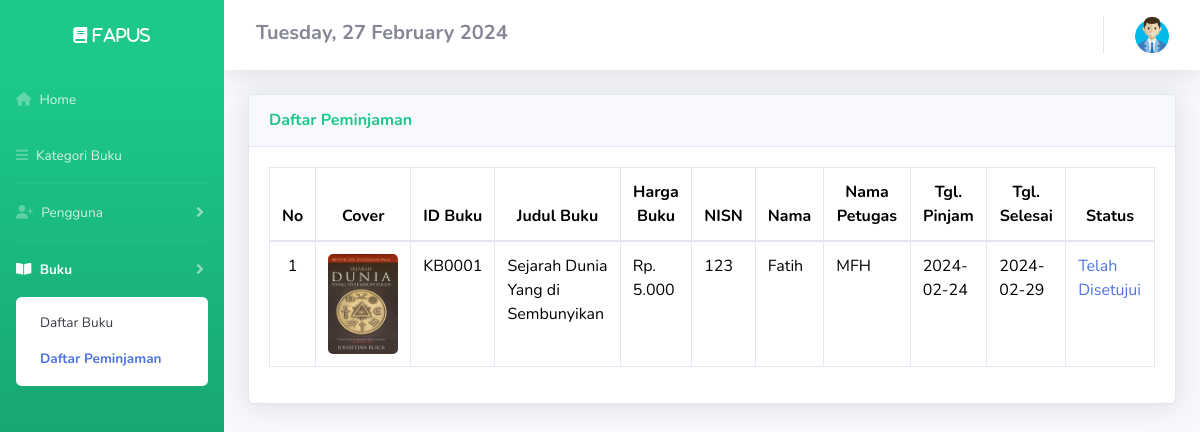
Before: /DashboardAdmin/peminjaman.php (signed in) with the older database file.
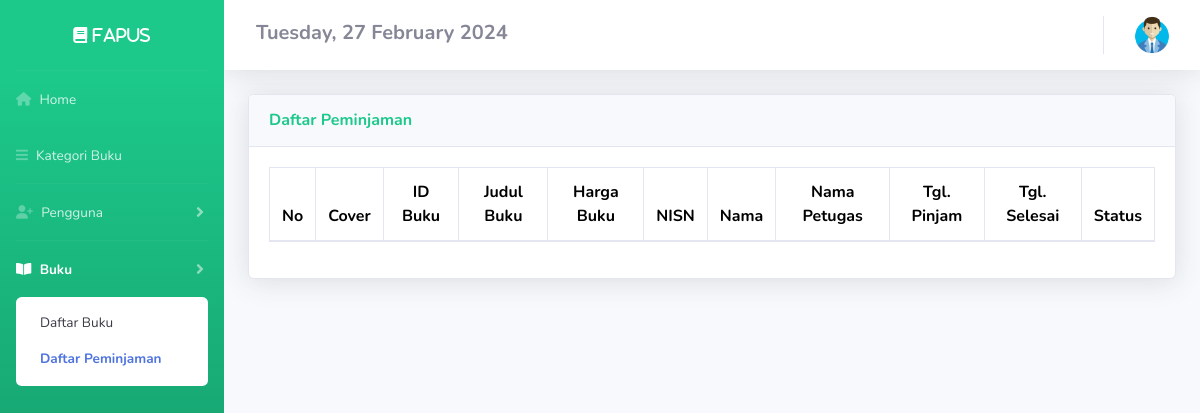
After: the same page with the newer database file.
### tables this page shows
CREATE TABLE `peminjaman` (
  `id` int(11) NOT NULL,
  `id_buku` varchar(20) NOT NULL,
  `nisn` int(11) NOT NULL,
  `id_user` int(11) NOT NULL,
  `tgl_pinjam` date NOT NULL,
  `tgl_kembali` date NOT NULL,
  `harga` varchar(255) NOT NULL,
  `status` int(11) NOT NULL
);

CREATE TABLE `buku` (
  `cover` varchar(255) NOT NULL,
  `id_buku` varchar(25) NOT NULL,
  `kategori` varchar(255) NOT NULL,
  `judul` varchar(255) NOT NULL,
  `pengarang` varchar(255) NOT NULL,
  `penerbit` varchar(255) NOT NULL,
  `thn_terbit` date NOT NULL,
  `jml_halaman` int(11) NOT NULL,
  `deskripsi` text NOT NULL,
  `isi_buku` varchar(250) NOT NULL
);

CREATE TABLE `member` (
  `nisn` int(11) NOT NULL,
  `nama` varchar(50) NOT NULL,
  `password` varchar(50) NOT NULL,
  `kelas` varchar(50) NOT NULL,
  `jurusan` varchar(50) NOT NULL,
  `alamat` varchar(50) NOT NULL
);

CREATE TABLE `user` (
  `id` int(11) NOT NULL,
  `username` varchar(50) NOT NULL,
  `password` varchar(50) NOT NULL,
  `nama` varchar(50) NOT NULL,
  `no_telp` varchar(50) NOT NULL,
  `sebagai` varchar(50) NOT NULL
);

### config/config.php (called while the page is built, shortened)
<?php
$host = "127.0.0.1";
$username = "root";
$password = "";
$database_name = "ukk_fatih";
$connection = mysqli_connect($host, $username, $password, $database_name);
function queryReadData($dataKategori)
{
  global $connection;
  $result = mysqli_query($connection, $dataKategori);
  $items = [];
  while ($item = mysqli_fetch_assoc($result)) {
    $items[] = $item;
  }
  return $items;
}

### DashboardAdmin/peminjaman.php (the view, shortened to what the changed rows need)
<?php
require "../config/config.php";
$peminjaman = queryReadData("SELECT * FROM peminjaman
INNER JOIN buku ON peminjaman.id_buku = buku.id_buku
INNER JOIN member ON peminjaman.nisn = member.nisn
INNER JOIN user ON peminjaman.id_user = user.id");
?>
<!DOCTYPE html>
<html lang="en">
<head>
  <link href="https://cdn.jsdelivr.net/npm/bootstrap@5.3.2/dist/css/bootstrap.min.css" rel="stylesheet">
  <link href="../assets2/vendor/fontawesome-free/css/all.min.css" rel="stylesheet" type="text/css">
  <link href="../assets2/css/sb-admin-2.min.css" rel="stylesheet">
  <link href="../assets2/vendor/datatables/dataTables.bootstrap4.min.css" rel="stylesheet">
</head>
<body id="page-top">
  <div id="wrapper">
    <div id="content-wrapper" class="d-flex flex-column">
      <div id="content">
        <div class="container-fluid">
          <div class="card shadow mb-4">
            <div class="card-body">
              <div class="table-responsive">
                <table class="table table-bordered" id="dataTable" width="100%" cellspacing="0">
                  <thead>
                    <tr align="center">
                      <th>No</th>
                      <th>Cover</th>
                      <th>ID Buku</th>
                      <th>Judul Buku</th>
                      <th>Harga Buku</th>
                      <th>NISN</th>
                      <th>Nama</th>
                      <th>Nama Petugas</th>
                      <th>Tgl. Pinjam</th>
                      <th>Tgl. Selesai</th>
                      <th>Status</th>
                    </tr>
                  </thead>
                  <tbody>
                    <?php
                    $no = 1;
                    if (isset($peminjaman) && is_array($peminjaman) && count($peminjaman) > 0) {
                      foreach ($peminjaman as $item) :
                    ?>
                        <tr>
                          <td align="center"><?php echo $no++ ?></td>
                          <td>
                            <img src="../imgDB/<?= $item['cover']; ?>" alt="" width="70px" height="100px" style="border-radius: 5px;">
                          </td>
                          <td><?= $item["id_buku"]; ?></td>
                          <td><?= $item["judul"]; ?></td>
                          <td><?= $item["harga"]; ?></td>
                          <td><?= $item["nisn"]; ?></td>
                          <td><?= $item["nama"]; ?></td>
                          <td><?= $item["username"]; ?></td>
                          <td><?= $item["tgl_pinjam"]; ?></td>
                          <td><?= $item["tgl_kembali"]; ?></td>
                          <td>
                            <?php
                            $statusClass = '';
                            if ($item['status'] == 0) {
                              $statusText = 'Menunggu Persetujuan';
                              $statusClass = 'text-warning';
                            } elseif ($item['status'] == 1) {
                              $statusText = 'Telah Disetujui';
                              $statusClass = 'text-primary';
                            } elseif ($item['status'] == 2) {
                              $statusText = 'Tidak Disetujui';
                              $statusClass = 'text-danger';
                            } else {
                              $statusText = 'Waktu Telah Berakhir';
                              $statusClass = 'text-secondary';
                            }
                            ?>
                            <span class="<?php echo $statusClass; ?>"><?php echo $statusText; ?></span>
                          </td>
                        </tr>
                    <?php endforeach;
                    }
                    ?>
                  </tbody>
                </table>
              </div>
            </div>
          </div>
        </div>
      </div>
    </div>
</body>
</html>

Changed rows visible on the page:
removed peminjaman: id_buku.cover (picture), id_buku.id_buku "KB0001", id_buku.judul "Sejarah Dunia Yang di Sembunyikan", harga "Rp. 5.000", nisn.nisn "123", id_user.nama "Fatih", id_user.username "MFH", tgl_pinjam "2024-02-24", tgl_kembali "2024-02-29", status "Telah Disetujui"
